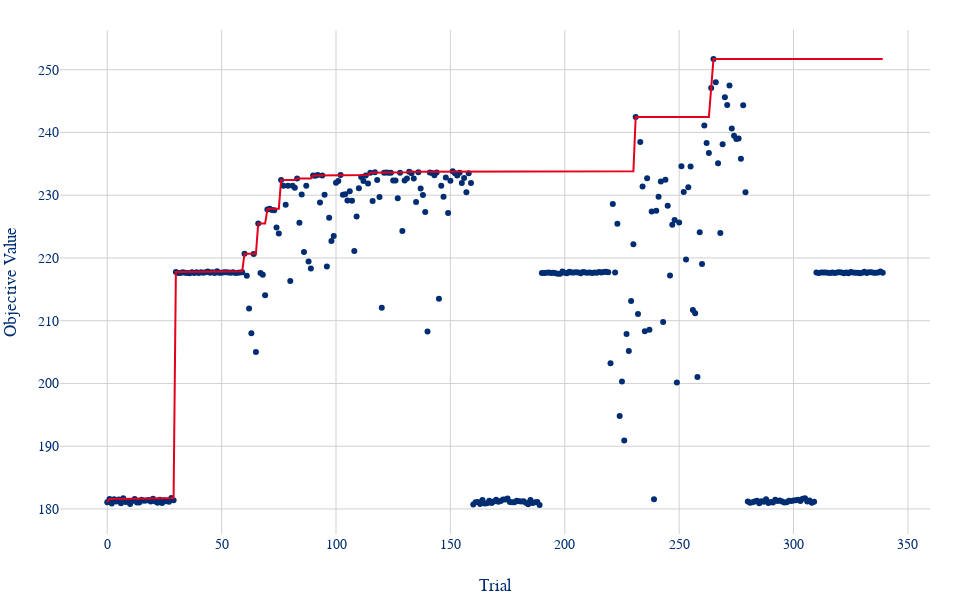

The cell this chart's notebook holds for it:
### Markdown cell above
### Optimization History

### Code cell
uic_fig_hist = optuna.visualization.plot_optimization_history(uic_aggregated_study)
uic_fig_hist.update_layout(width=960, height=594, showlegend=False, title=None, margin=dict(l=60, r=30, t=30, b=60))
uic_fig_hist.show()

### Figure 1 — Plotly figure (JSON) as saved in the notebook; plotly's stock layout.template omitted (floating-point values rounded to 4 significant figures; data arrays with more than 128 entries replaced by an {"elided": "..."} marker saying what was removed)
{"data": [{"mode": "markers", "name": "Objective Value", "type": "scatter", "x": {"elided": "340 int values"}, "y": {"elided": "340 float values"}}, {"mode": "lines", "name": "Best Value", "type": "scatter", "x": {"elided": "340 int values"}, "y": {"elided": "340 float values"}}, {"marker": {"color": "#cccccc"}, "mode": "markers", "name": "Infeasible Trial", "showlegend": false, "type": "scatter", "x": [], "y": []}], "layout": {"height": 594, "margin": {"b": 60, "l": 60, "r": 30, "t": 30}, "showlegend": false, "title": {}, "width": 960, "xaxis": {"title": {"text": "Trial"}}, "yaxis": {"title": {"text": "Objective Value"}}}}
